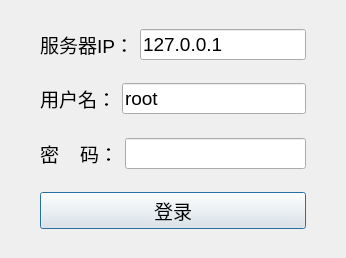
<?xml version="1.0" encoding="UTF-8"?>
<ui version="4.0">
 <class>LoginDialog</class>
 <widget class="QDialog" name="LoginDialog">
  <property name="geometry">
   <rect>
    <x>0</x>
    <y>0</y>
    <width>346</width>
    <height>258</height>
   </rect>
  </property>
  <property name="font">
   <font>
    <pointsize>14</pointsize>
   </font>
  </property>
  <property name="windowTitle">
   <string>Dialog</string>
  </property>
  <layout class="QVBoxLayout" name="verticalLayout_2">
   <item>
    <layout class="QHBoxLayout" name="horizontalLayout_4">
     <item>
      <spacer name="horizontalSpacer">
       <property name="orientation">
        <enum>Qt::Horizontal</enum>
       </property>
       <property name="sizeHint" stdset="0">
        <size>
         <width>40</width>
         <height>20</height>
        </size>
       </property>
      </spacer>
     </item>
     <item>
      <layout class="QVBoxLayout" name="verticalLayout">
       <item>
        <spacer name="verticalSpacer_3">
         <property name="orientation">
          <enum>Qt::Vertical</enum>
         </property>
         <property name="sizeHint" stdset="0">
          <size>
           <width>20</width>
           <height>40</height>
          </size>
         </property>
        </spacer>
       </item>
       <item>
        <layout class="QHBoxLayout" name="horizontalLayout">
         <item>
          <widget class="QLabel" name="label">
           <property name="text">
            <string>服务器IP：</string>
           </property>
          </widget>
         </item>
         <item>
          <widget class="QLineEdit" name="serverIp">
           <property name="text">
            <string>127.0.0.1</string>
           </property>
          </widget>
         </item>
        </layout>
       </item>
       <item>
        <spacer name="verticalSpacer">
         <property name="orientation">
          <enum>Qt::Vertical</enum>
         </property>
         <property name="sizeHint" stdset="0">
          <size>
           <width>20</width>
           <height>40</height>
          </size>
         </property>
        </spacer>
       </item>
       <item>
        <layout class="QHBoxLayout" name="horizontalLayout_2">
         <item>
          <widget class="QLabel" name="label_2">
           <property name="text">
            <string>用户名：</string>
           </property>
          </widget>
         </item>
         <item>
          <widget class="QLineEdit" name="serverUser">
           <property name="text">
            <string>root</string>
           </property>
          </widget>
         </item>
        </layout>
       </item>
       <item>
        <spacer name="verticalSpacer_2">
         <property name="orientation">
          <enum>Qt::Vertical</enum>
         </property>
         <property name="sizeHint" stdset="0">
          <size>
           <width>20</width>
           <height>40</height>
          </size>
         </property>
        </spacer>
       </item>
       <item>
        <layout class="QHBoxLayout" name="horizontalLayout_3">
         <item>
          <widget class="QLabel" name="label_3">
           <property name="text">
            <string>密    码：</string>
           </property>
          </widget>
         </item>
         <item>
          <widget class="QLineEdit" name="serverPassword">
           <property name="echoMode">
            <enum>QLineEdit::Password</enum>
           </property>
          </widget>
         </item>
        </layout>
       </item>
       <item>
        <spacer name="verticalSpacer_4">
         <property name="orientation">
          <enum>Qt::Vertical</enum>
         </property>
         <property name="sizeHint" stdset="0">
          <size>
           <width>20</width>
           <height>40</height>
          </size>
         </property>
        </spacer>
       </item>
       <item>
        <widget class="QPushButton" name="pushButton">
         <property name="text">
          <string>登录</string>
         </property>
        </widget>
       </item>
       <item>
        <spacer name="verticalSpacer_5">
         <property name="orientation">
          <enum>Qt::Vertical</enum>
         </property>
         <property name="sizeHint" stdset="0">
          <size>
           <width>20</width>
           <height>40</height>
          </size>
         </property>
        </spacer>
       </item>
      </layout>
     </item>
     <item>
      <spacer name="horizontalSpacer_2">
       <property name="orientation">
        <enum>Qt::Horizontal</enum>
       </property>
       <property name="sizeHint" stdset="0">
        <size>
         <width>40</width>
         <height>20</height>
        </size>
       </property>
      </spacer>
     </item>
    </layout>
   </item>
  </layout>
 </widget>
 <resources/>
 <connections/>
</ui>
